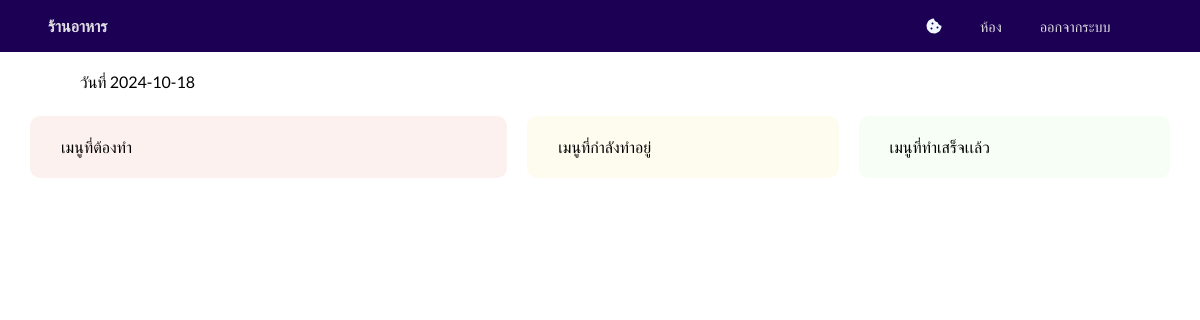
Before: /src/order.php with the older database file.
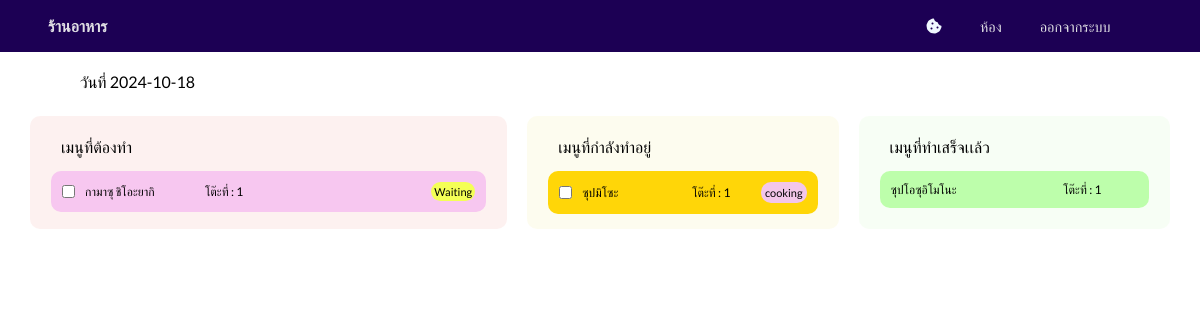
After: the same page with the newer database file.
### tables this page shows
CREATE TABLE "orders" (
	"order_id"	INTEGER,
	"booking_id"	INTEGER,
	"menu_name"	TEXT,
	"order_status"	TEXT,
	FOREIGN KEY("booking_id") REFERENCES "booking"("booking_id"),
	FOREIGN KEY("menu_name") REFERENCES "menu"("menu_name"),
	PRIMARY KEY("order_id" AUTOINCREMENT)
);

CREATE TABLE "table_booking" (
	"table_booking_id"	INTEGER,
	"table_id"	INTEGER NOT NULL,
	"booking_id"	INTEGER NOT NULL,
	FOREIGN KEY("booking_id") REFERENCES "booking"("booking_id"),
	FOREIGN KEY("table_id") REFERENCES "table"("table_id"),
	PRIMARY KEY("table_booking_id" AUTOINCREMENT)
);

### class/order.php (called while the page is built)
<?php
require_once 'database.php';
class Order
{
    private $db;
    public function __construct()
    {
        $this->db = new DB();
    }
    public function getOrdersByStatus($bookingId, $status)
    {
        $escapedBookingId = $this->db->escapeString($bookingId);
        $escapedStatus = $this->db->escapeString($status);
        $query = "
            SELECT *
            FROM orders
            JOIN booking ON orders.booking_id = booking.booking_id
            JOIN table_booking ON table_booking.booking_id = booking.booking_id
            WHERE booking.booking_id = $escapedBookingId
            AND orders.order_status = '$escapedStatus'
        ";
        return $this->db->query($query);
    }
}
?>

### class/database.php (called while the page is built)
<?php
class DB
{
    private $db;
    public function __construct()
    {
        $this->db = new SQLite3('../db/res.db');
    }
    public function query($sql)
    {
        return $this->db->query($sql);
    }
    public function escapeString($string)
    {
        return $this->db->escapeString($string);
    }
}
?>

### src/order.php (the view, shortened to what this page needs)
<?php
require_once '../class/order.php';
$currentDate = date("Y-m-d");
$order = new Order();
$wait_result = $order->getOrdersByStatus(1, 'wait');
$cooking_result = $order->getOrdersByStatus(1, 'cooking');
$cooked_result = $order->getOrdersByStatus(1, 'cooked');
?>
<!DOCTYPE html>
<html lang="en">
<head>
    <link rel="stylesheet" href="https://cdnjs.cloudflare.com/ajax/libs/font-awesome/6.5.1/css/all.min.css">
</head>
<body>
    <header>
        <div class="logo">
            <a href="" class="header__logo">ร้านอาหาร</a>
        </div>
        <nav class="nav" id="nav-menu">
            <ul class="nav__list">
                <li class="nav__item"><i style="color: aliceblue;" class="fa-solid fa-cookie-bite"></i></li>
                <li class="nav__item">
                    <a href="chefroom.php" class="nav__link">ห้อง</a>
                </li>
                <li class="nav__item"><a href="index.php" class="nav__link">ออกจากระบบ</a></li>
            </ul>
        </nav>
    </header>
    <div style="padding: 20px 80px;">
        <p>วันที่ <?php echo $currentDate ?></p>
    </div>
    <div class="content">
        <div class="wait" style="background-color: rgba(247, 200, 196, 0.26);">
            <p style="padding: 10px 20px;">เมนูที่ต้องทำ</p>
            <?php
            while ($row = $wait_result->fetchArray(SQLITE3_ASSOC)) { ?>
                <div class="menu-card" style="background-color: #F7C7F0 ; font-size: 12px">
                    <form action="" style="display: flex; align-items: center; gap: 10px; width: 350px;" method="post">
                        <input type="checkbox" name="order_id" value="<?php echo $row['order_id'] ?>" onchange="waitingStatus(this)">
                        <label style="width: 110px;  for=""><?php echo $row['menu_name'] ?></label>
                            <p style="width: 90px;">โต๊ะที่ : <?php echo $row['table_id'] ?></p>
                    </form>
                    <p style="background-color: rgb(244, 255, 86); padding: 3px; font-size: 11px; border-radius: 10px;">Waiting</p>
                </div>
            <?php } ?>
        </div>
        <div class="cooking" style="background-color: rgba(247, 244, 196, 0.266);">
            <p style="padding: 10px 20px;">เมนูที่กำลังทำอยู่</p>
            <?php
            while ($row = $cooking_result->fetchArray(SQLITE3_ASSOC)) { ?>
                <div class="menu-card" style="background-color: #FFD608; font-size: 12px;">
                    <form action="" style="display: flex; align-items: center; gap: 10px; ">
                        <input type="checkbox" name="order_id" value="<?php echo $row['order_id'] ?>" onchange="cookingStatus(this)">
                        <label style="width: 100px;  for=""><?php echo $row['menu_name'] ?></label>
                            <p>โต๊ะที่ : <?php echo $row['table_id'] ?></p>
                    </form>
                    <p style="background-color: #F3C6E9; padding: 4px; font-size: 11px; border-radius: 10px;"><?php echo $row['order_status'] ?></p>
                </div>
            <?php } ?>
        </div>
        <div class="finish" style="background-color: #D4F6CB31;">
            <p style="padding: 10px 20px;">เมนูที่ทำเสร็จเเล้ว</p>
            <?php
            while ($row = $cooked_result->fetchArray(SQLITE3_ASSOC)) { ?>
                <div class="menu-card" style=" font-size: 12px; background-color: #A6FF8EB5;">
                    <form action="" style="display: flex; align-items: center; gap: 10px; justify-content: space-between; width: 90%">
                        <label style="width: 130px;" for=""><?php echo $row['menu_name'] ?></label>
                        <p style="width: 50px;">โต๊ะที่ : <?php echo $row['table_id'] ?></p>
                    </form>
                </div>
            <?php } ?>
        </div>
    </div>
</body>
</html>

### src/order.php (style rules this page uses)
* { margin: 0; padding: 0; box-sizing: border-box; font-family: "Lato", sans-serif; }
body { background-image: url('1.jpg'); }
a { text-decoration: none; }
ul { list-style: none; }
header { display: flex; padding: 1rem 0; align-items: center; width: 100%; background-color: rgb(28, 0, 84) }
.logo { width: 50%; display: flex; align-items: center; padding-left: 4%; }
.header__logo { color: #eeee; font-weight: 600; }
.nav { width: 50%; padding-left: 26%; padding-right: 3%; }
.nav__list { display: flex; }
.nav__item { margin: 0 14px; }
.nav__link { padding: 10px 0px 5px 0px; margin-left: 10px; color: #eeee; font-size: 0.9rem; font-weight: 500; border-radius: 5px; position: relative; }
.nav__link::after { content: ""; position: absolute; bottom: 0; left: 0; width: 100%; height: 2px; background-color: #eeee; transform: scaleX(0); transform-origin: bottom right; transition: transform 0.5s ease; }
.content { padding: 0px 20px; display: grid; grid-template-columns: 1.5fr 1fr 1fr; }
.content div { border-radius: 10px; margin: 4px 10px; padding: 11px; overflow-y: auto; max-height: 550px; }
.menu-card { display: flex; justify-content: space-between; align-items: center; max-height: calc(100% - 40px); overflow-y: auto; }

Changed rows visible on the page:
added orders: menu_name "กามาซุ ชิโอะยากิ", table_booking.table_id "1"
added orders: menu_name "ซุปมิโซะ", table_booking.table_id "1", order_status "cooking"
added orders: menu_name "ซุปโอซุอิโมโนะ", table_booking.table_id "1"
